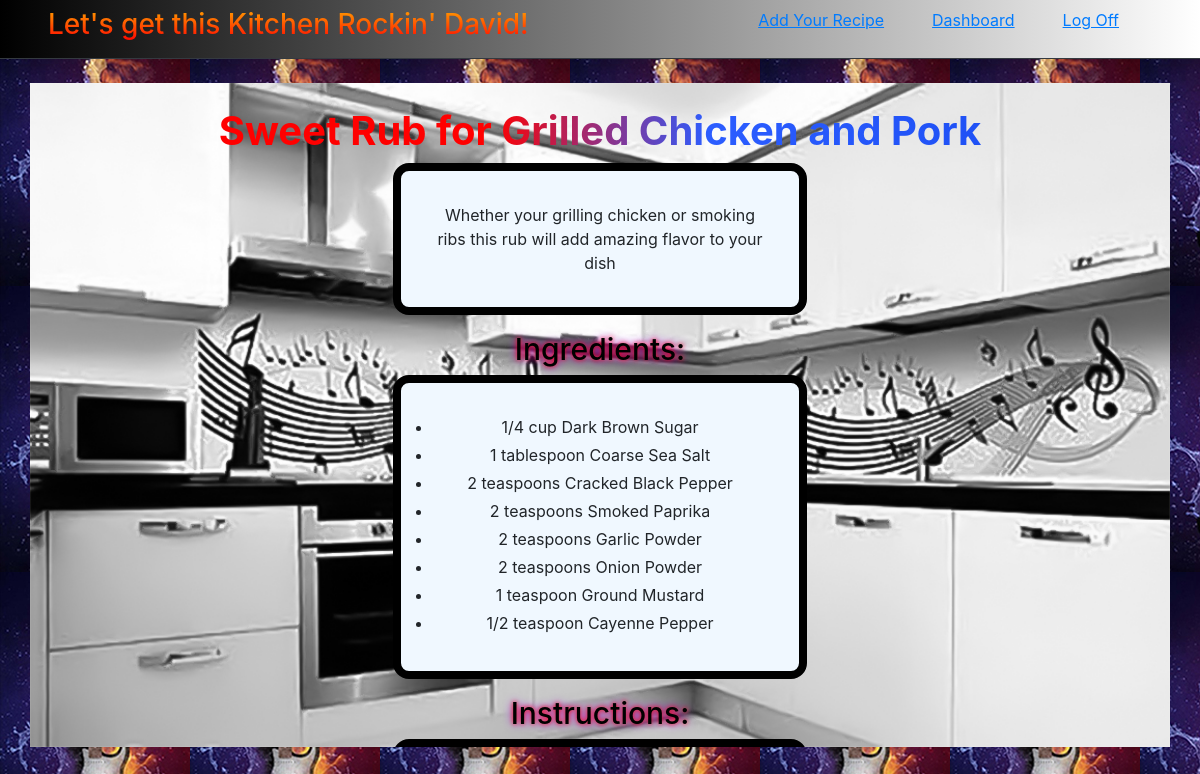
Page /recipes/1 (signed in) on the committed database.
### main_app/models.py (models this page shows)
class User(models.Model):
    first_name = models.CharField(max_length=55)
    last_name = models.CharField(max_length=55)
    email = models.CharField(max_length=55)
    password = models.CharField(max_length=255)
    objects = UserManager()
    created_at = models.DateTimeField(auto_now_add=True)
    updated_at = models.DateTimeField(auto_now=True)

class Recipe(models.Model):
    title = models.CharField(max_length=255)
    ingredients = models.TextField()
    description = models.TextField()
    instructions = models.TextField()
    notes = models.TextField(null = True)
    creator = models.ForeignKey(User,
    related_name = "recipes",
    on_delete = models.CASCADE)
    favorited_by = models.ManyToManyField(User, related_name = "fav_recipes")
    objects = RecipeManager()
    created_at = models.DateTimeField(auto_now_add=True)
    updated_at = models.DateTimeField(auto_now=True)

### main_app/views.py (the view)
# urls.py: path("recipes/<int:recipe_id>", views.view_recipe),
def view_recipe (request, recipe_id):
    recipe = Recipe.objects.get(id = recipe_id)
    ingredients = recipe.ingredients.split(",")
    instructions = recipe.instructions.split(",")
    notes = recipe.notes.split(",")
    context ={
        "logged_in_user": User.objects.get(id=request.session['user_id']),
        "this_recipe": recipe,
        "ingredients": ingredients,
        "instructions": instructions,
        "notes": notes,
        "comments": recipe.recipe_comments.order_by("-created_at")
    }
    return render (request, "view_recipe.html", context)

### main_app/templates/view_recipe.html (shortened to what this page needs)
<!DOCTYPE html>
<html lang="en">
<head>
    <link rel="stylesheet" href="https://stackpath.bootstrapcdn.com/bootstrap/4.5.2/css/bootstrap.min.css">
    {%load static%}
    <link rel="stylesheet" href="{% static 'css/style.css' %}">
</head>
<body>
    <header class="d-flex justify-content-between border-bottom border-dark px-5 py-2 text-white">
        <h3 class="mr-5 h3">Let's get this Kitchen Rockin' {{logged_in_user.first_name}}!</h3>
        <div class="row">
            <a class="mr-5" href="/recipes/create"><u>Add Your Recipe</u></a>
            <a class="mr-5" href="/dashboard"><u>Dashboard</u></a>
            <a class="mr-5" href="/logout"><u>Log Off</u></a>
        </div>
    </header>
    <div class="container background mt-4 d-flex justify-content-center pt-4 text-center">
        <div class="container scroll">
            <h3 class="text_shine_2 font-weight-bold font_size_view">{{this_recipe.title}}</h3>
            <div class="container w-50">
                <div class="container mx-auto pr-5 pl-5 ">
                    <div>
                        <p class="content">{{this_recipe.description}}</p>
                    </div>
                    <div>
                        <h5 class="h5">Ingredients:</h5>
                        <ul class="content">
                            {% for ingredient in ingredients %}
                                <li class="pb-1">{{ingredient}}</li>
                            {% endfor %}
                        </ul>
                    </div>
                    <div>
                        <h5 class="h5">Instructions:</h5>
                        <ul class="content">
                        </ul>
                    </div>
                </div>
            </div>
        </div>
    </div>
</body>
</html>

### main_app/static/css/style.css (style rules this page uses)
body { background-image: url("../images/flaming-guitar-3.jpg"); background-repeat:inherit; }
.scroll { overflow-y: scroll; height: 40em; }
.background { background-image: url("../images/kitchen_4.jpg"); background-size: 100%; background-repeat: no-repeat; }
header { background-image: linear-gradient(to right, black, white); }
.h3 { background: -webkit-linear-gradient( orange, red); -webkit-background-clip:text; -webkit-text-fill-color: transparent; }
.h5 { font-size: 30px; color:black; text-shadow: 0 0 5px red, 0 0 10px rgb(162, 0, 255); }
.text_shine_2 { background: linear-gradient(to right, rgb(255, 0, 0) 20%, #2c5dff 30%, #0337e0 70%, rgb(255, 0, 0)80%); -webkit-background-clip: text; background-clip: text; -webkit-text-fill-color: transparent; text-fill-color: transparent; background-size: 200% auto; animation: textShine 7s ease-in-out infinite alternate; }
.content { background-color:aliceblue; border: .5em solid black; border-radius: 1em; padding: 2em; }
.font_size_view { font-size: 40px; }

### rows in the picture
User: first_name "David"
Recipe: title "Sweet Rub for Grilled Chicken and Pork", description "Whether your grilling chicken or smoking ribs this rub will add amazing flavor to your dish"

### other values in the picture
{{ ingredient }} "1/4 cup Dark Brown Sugar" "1 tablespoon Coarse Sea Salt" "2 teaspoons Cracked Black Pepper" "2 teaspoons Smoked Paprika" "2 teaspoons Garlic Powder" "2 teaspoons Onion Powder" "1 teaspoon Ground Mustard" "1/2 teaspoon Cayenne Pepper"
